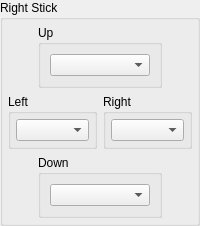
           <widget class="QGroupBox" name="gb_right_stick">
            <property name="sizePolicy">
             <sizepolicy hsizetype="Preferred" vsizetype="Fixed">
              <horstretch>0</horstretch>
              <verstretch>0</verstretch>
             </sizepolicy>
            </property>
            <property name="minimumSize">
             <size>
              <width>0</width>
              <height>0</height>
             </size>
            </property>
            <property name="title">
             <string>Right Stick</string>
            </property>
            <layout class="QVBoxLayout" name="verticalLayout_2">
             <property name="leftMargin">
              <number>5</number>
             </property>
             <property name="topMargin">
              <number>5</number>
             </property>
             <property name="rightMargin">
              <number>5</number>
             </property>
             <property name="bottomMargin">
              <number>5</number>
             </property>
             <item>
              <widget class="QWidget" name="widget_right_stick_up" native="true">
               <layout class="QHBoxLayout" name="widget_right_stick_up_layout">
                <property name="leftMargin">
                 <number>0</number>
                </property>
                <property name="topMargin">
                 <number>0</number>
                </property>
                <property name="rightMargin">
                 <number>0</number>
                </property>
                <property name="bottomMargin">
                 <number>0</number>
                </property>
                <item>
                 <widget class="QGroupBox" name="gb_right_stick_up">
                  <property name="sizePolicy">
                   <sizepolicy hsizetype="Preferred" vsizetype="Fixed">
                    <horstretch>0</horstretch>
                    <verstretch>0</verstretch>
                   </sizepolicy>
                  </property>
                  <property name="minimumSize">
                   <size>
                    <width>0</width>
                    <height>0</height>
                   </size>
                  </property>
                  <property name="maximumSize">
                   <size>
                    <width>124</width>
                    <height>1231321</height>
                   </size>
                  </property>
                  <property name="title">
                   <string>Up</string>
                  </property>
                  <layout class="QVBoxLayout" name="verticalLayout_7">
                   <item>
                    <widget class="QComboBox" name="RStickUpBox">
                     <property name="enabled">
                      <bool>true</bool>
                     </property>
                    </widget>
                   </item>
                  </layout>
                 </widget>
                </item>
               </layout>
              </widget>
             </item>
             <item>
              <layout class="QHBoxLayout" name="layout_right_stick_left_right">
               <item>
                <widget class="QGroupBox" name="gb_right_stick_left">
                 <property name="title">
                  <string>Left</string>
                 </property>
                 <layout class="QVBoxLayout" name="gb_right_stick_left_layout">
                  <property name="leftMargin">
                   <number>5</number>
                  </property>
                  <property name="topMargin">
                   <number>5</number>
                  </property>
                  <property name="rightMargin">
                   <number>5</number>
                  </property>
                  <property name="bottomMargin">
                   <number>5</number>
                  </property>
                  <item>
                   <widget class="QComboBox" name="RStickLeftBox">
                    <property name="enabled">
                     <bool>true</bool>
                    </property>
                   </widget>
                  </item>
                 </layout>
                </widget>
               </item>
               <item>
                <widget class="QGroupBox" name="gb_right_stick_right">
                 <property name="title">
                  <string>Right</string>
                 </property>
                 <layout class="QVBoxLayout" name="gb_right_stick_right_layout">
                  <property name="leftMargin">
                   <number>5</number>
                  </property>
                  <property name="topMargin">
                   <number>5</number>
                  </property>
                  <property name="rightMargin">
                   <number>5</number>
                  </property>
                  <property name="bottomMargin">
                   <number>5</number>
                  </property>
                  <item>
                   <widget class="QComboBox" name="RStickRightBox"/>
                  </item>
                 </layout>
                </widget>
               </item>
              </layout>
             </item>
             <item>
              <widget class="QWidget" name="widget_right_stick_down" native="true">
               <layout class="QHBoxLayout" name="widget_right_stick_down_layout">
                <property name="leftMargin">
                 <number>0</number>
                </property>
                <property name="topMargin">
                 <number>0</number>
                </property>
                <property name="rightMargin">
                 <number>0</number>
                </property>
                <property name="bottomMargin">
                 <number>0</number>
                </property>
                <item>
                 <widget class="QGroupBox" name="gb_right_stick_down">
                  <property name="minimumSize">
                   <size>
                    <width>124</width>
                    <height>0</height>
                   </size>
                  </property>
                  <property name="maximumSize">
                   <size>
                    <width>124</width>
                    <height>2121</height>
                   </size>
                  </property>
                  <property name="title">
                   <string>Down</string>
                  </property>
                  <layout class="QVBoxLayout" name="verticalLayout_6">
                   <item>
                    <widget class="QComboBox" name="RStickDownBox">
                     <property name="enabled">
                      <bool>true</bool>
                     </property>
                    </widget>
                   </item>
                  </layout>
                 </widget>
                </item>
               </layout>
              </widget>
             </item>
            </layout>
           </widget>
